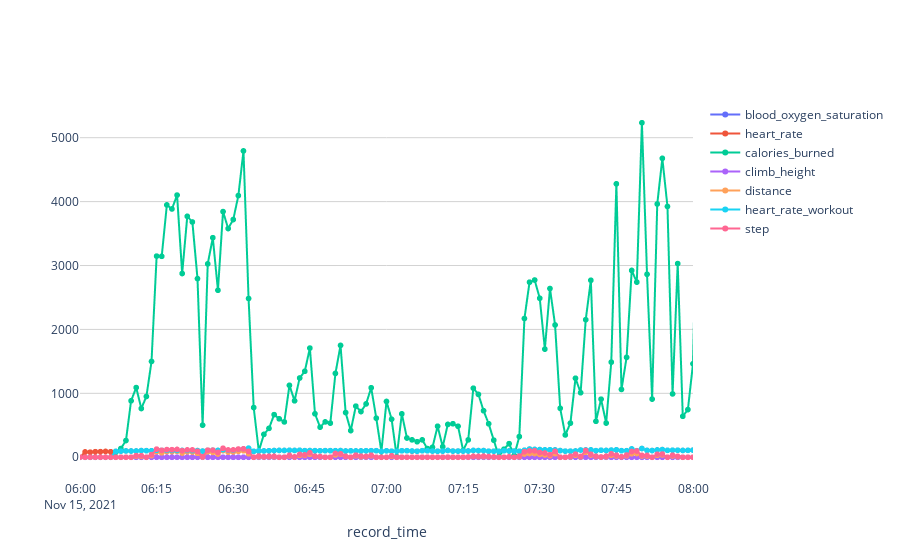

Notebook source saved alongside this figure:
### Markdown cell above
minute
continuousrri

### Code cell
def generate_figure_resampled(upload_time, external_id, date, file_name):
    df = filter_day(pd.read_csv(
        f"{Config.APP_DATA_FILE_PATH}/{upload_time}/resampled/{file_name}/{external_id}.csv",
        encoding="utf-8"
    ), date, 'timestamp').sort_values(by=['timestamp'])
    df['record_time'] = df['timestamp'].apply(Utils.timestamp2time)
    fig = go.Figure()
    if file_name == 'minute':
        for col_name in df.columns:
            if col_name in ['timestamp', 'record_time']:
                continue
            fig.add_trace(go.Scattergl(
                x=df['record_time'], 
                y=df[col_name], mode='lines+markers', 
                name=col_name))
    elif file_name == 'continuousrri':
        fig.add_trace(go.Scattergl(
            x=df['record_time'], 
            y=df['rri'], 
            mode='lines+markers', name="rri(ms)"))
        fig.add_trace(go.Scattergl(
            x=df['record_time'].loc[df['sqi'] < 50], 
            y=df['rri'].loc[df['sqi'] < 50], 
            mode='markers', name='rri(ms)(sqi<50)'))
        fig.update_yaxes(title_text="rri(ms)")
    fig.update_xaxes(
        title_text='record_time',
        range=[df.iloc[0]['record_time'], df.iloc[int(df.shape[0] / 9)]['record_time']]
    )
    fig.update_layout(
        plot_bgcolor='white',
        yaxis=dict(showgrid=True, gridcolor='lightgray')
    )
    
    return fig

fig = generate_figure_resampled(1683703843555, 4, BEGIN_TIME, 'minute')
fig.show()

### Figure 1 — Plotly figure (JSON) as saved in the notebook; plotly's stock layout.template omitted (floating-point values rounded to 4 significant figures; data arrays with more than 128 entries replaced by an {"elided": "..."} marker saying what was removed)
{"data": [{"mode": "lines+markers", "name": "blood_oxygen_saturation", "type": "scattergl", "x": {"elided": "1080 str values"}, "y": {"elided": "1080 int values"}}, {"mode": "lines+markers", "name": "heart_rate", "type": "scattergl", "x": {"elided": "1080 str values"}, "y": {"elided": "1080 int values"}}, {"mode": "lines+markers", "name": "calories_burned", "type": "scattergl", "x": {"elided": "1080 str values"}, "y": {"elided": "1080 float values"}}, {"mode": "lines+markers", "name": "climb_height", "type": "scattergl", "x": {"elided": "1080 str values"}, "y": {"elided": "1080 int values"}}, {"mode": "lines+markers", "name": "distance", "type": "scattergl", "x": {"elided": "1080 str values"}, "y": {"elided": "1080 float values"}}, {"mode": "lines+markers", "name": "heart_rate_workout", "type": "scattergl", "x": {"elided": "1080 str values"}, "y": {"elided": "1080 int values"}}, {"mode": "lines+markers", "name": "step", "type": "scattergl", "x": {"elided": "1080 str values"}, "y": {"elided": "1080 int values"}}], "layout": {"plot_bgcolor": "white", "xaxis": {"range": ["2021-11-15T06:00:00", "2021-11-15T08:00:00"], "title": {"text": "record_time"}}, "yaxis": {"gridcolor": "lightgray", "showgrid": true}}}
